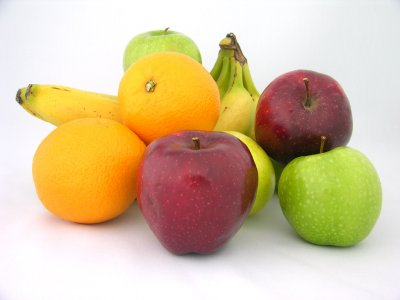
//> input picture week11/prog04/fruit_image.jpg, 400 x 300 px
$ ./main   (built with g++ and OpenCV 4)
//> lines starting //> are read from the running program, lines starting //| are printed output that depends on the picture; after the words box and inside, x2 and y2 are one past the last pixel; in counts of white or black regions, pixels touching at a corner belong together
#include <iostream>
#include <opencv2/opencv.hpp>
#define FILE_NAME "fruit_image.jpg"

// ウィンドウ名
#define WINDOW_NAME_INPUT "input"
#define WINDOW_NAME_OUTPUT "output"

#define R_MIN (100)        // Rのしきい値
#define G_MIN (30)         // Gのしきい値
#define G_MAX (100)        // Gのしきい値
#define B_MIN (50)         // Bのしきい値
#define B_MAX (100)        // Bのしきい値
#define WHITE_PIXEL (255)  // 出力画像の値（白）

int main(int argc, const char* argv[]) {
  // 変数の宣言
  int x, y;     // 走査用
  cv::Vec3b p;  // 色値

  // 画像の宣言 (入力画像，出力画像)
  cv::Mat src_img, dst_img;

  // 1. カラー画像の入力
  src_img = cv::imread(FILE_NAME, cv::IMREAD_COLOR);
//> src_img is the input picture: 300 rows x 400 cols, CV_8UC3; mean B, G, R 155.7, 193, 214.5
  if (src_img.empty()) {  // 入力失敗の場合
    fprintf(stderr, "Cannot read image file: %s.\n", FILE_NAME);
    return (-1);
  }

  // 2. 出力二値画像の領域を確保（初期値ゼロ：黒）
  dst_img = cv::Mat::zeros(src_img.size(), CV_8UC1);

  // 3. しきい値処理
  for (y = 0; y < src_img.rows; y++) {
    for (x = 0; x < src_img.cols; x++) {
      // 色値の取得
      p = src_img.at<cv::Vec3b>(y, x);

      // BGRの値を取得
      int b = p[0];
      int g = p[1];
      int r = p[2];

      // しきい値処理
      if (r > R_MIN && g > G_MIN && g < G_MAX && b > B_MIN && b < B_MAX) {
        dst_img.at<uchar>(y, x) = WHITE_PIXEL;
      }
    }
  }
//> this loop made 300 passes
//> p on passes 1 to 3: [221, 215, 210], [223, 217, 212], [223, 219, 214]
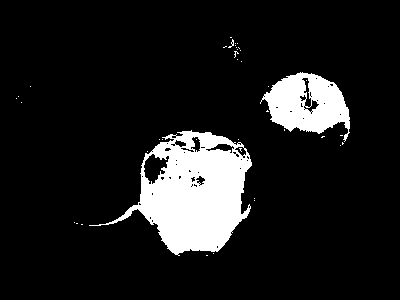
//> dst_img: 300 rows x 400 cols, CV_8UC1; 11.4% white; 40 white regions (38 under 20 px), largest, box (x1, y1, x2, y2) and area: (89, 130, 252, 256) 9944, (260, 72, 350, 142) 3602
//> after the loop, p = [242, 230, 236]

  // 4. 表示
  cv::imshow(WINDOW_NAME_INPUT, src_img);   // 入力画像の表示
  cv::imshow(WINDOW_NAME_OUTPUT, dst_img);  // 出力画像の表示
  cv::waitKey();                            // キー入力待ち (止める)

  return 0;
}
